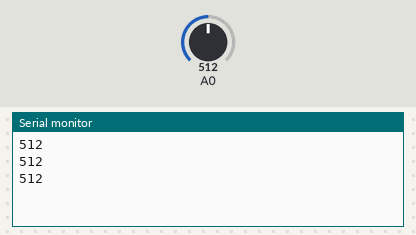
A sketch run on a simulated Arduino Uno, built with avr-gcc and run on an emulated ATmega328P. On the bench: the last lines printed to the serial monitor. The test bench sets the inputs (shaded band); at power-on: A0 = 512.

Above: at 1.3 s.
1.4 s: A0 set to 716
At 1.9 s:
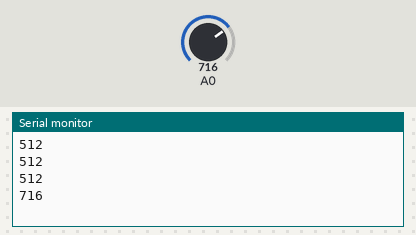
2.9 s: A0 set to 900
At 3.4 s:
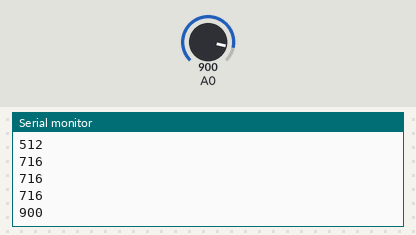
Timing chart, 0 to 5.9 s (numbered marks = the images above; inputs shaded):
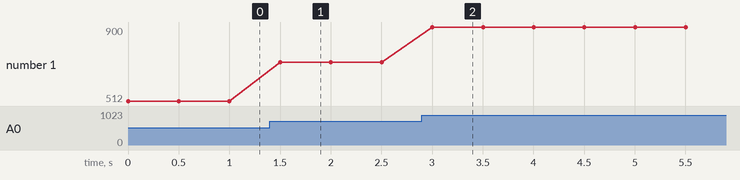

Measured:
- after the input at 1.4 s, the serial monitor: prints a new line after 0.10 s (image 1)
- after the input at 2.9 s, the serial monitor: prints a new line after 0.10 s (image 2)
- plotted number 1: 512 → 716 after the input at 1.4 s, 716 → 900 after the input at 2.9 s

The sketch:

measureRPM.ino
```cpp
// RPM Photodiode interface


void setup()
{
        Serial.begin(19200);
}

void loop()
{
        Serial.println(analogRead(0));
        delay(500);
}
```
